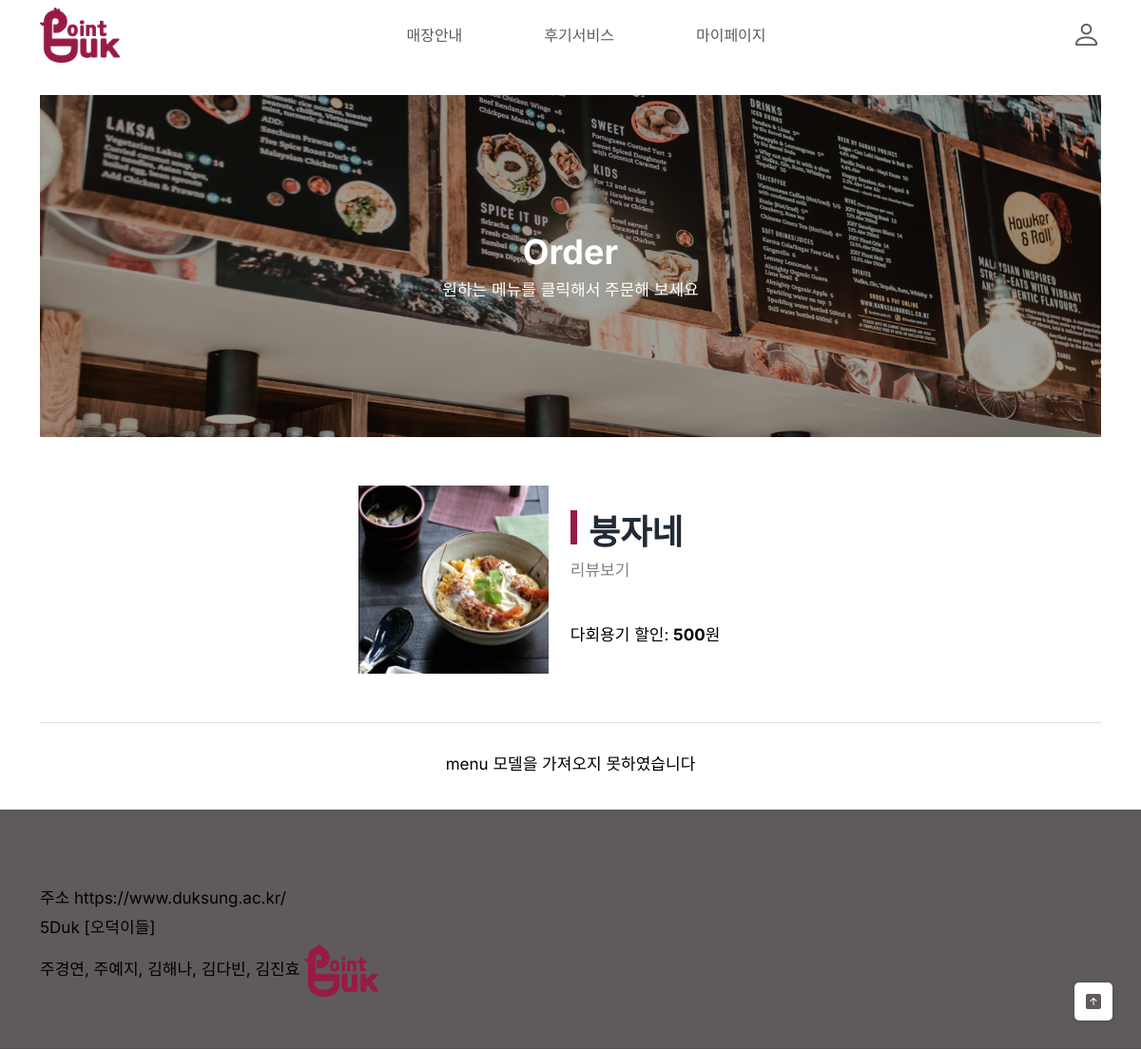
Page /store_menu/4/ on the earlier database version.
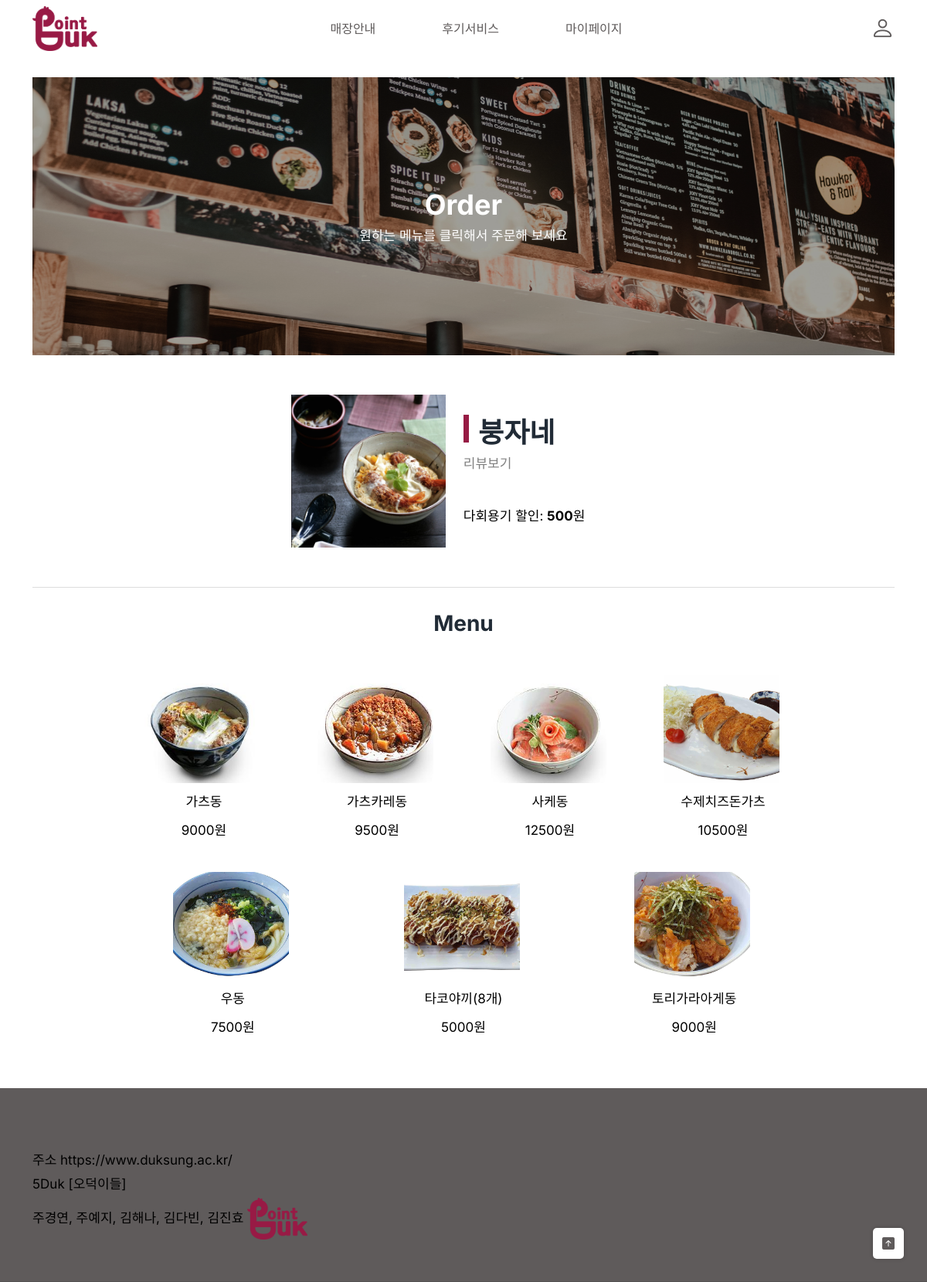
Same page on the later database version.
### dp/models.py (models this page shows, shortened)
class Store(models.Model):  # 가게 정보
    name = models.CharField(max_length=200)  # 가게 이름
    location = models.CharField(max_length=400)  # 위치
    phone = models.CharField(max_length=30, blank=True, null=True)  # 전화번호
    is_cafe = models.BooleanField()  # True -> 카페, False -> 레스토랑
    image = models.ImageField(upload_to='dp/store_images/%Y/%m/%d', blank=True, null=True)  # 가게 이미지, pip install pillow 필수
    discount = models.PositiveIntegerField(default=0)  # 할인 정보
    latitude = models.FloatField(default=0.0)
    longitude = models.FloatField(default=0.0)

class Menu(models.Model):  # 가게의 메뉴 정보
    store = models.ForeignKey('Store', on_delete=models.CASCADE)  # 가게가 삭제되면 메뉴들도 함께 삭제
    name = models.CharField(max_length=200)  # 메뉴 이름
    image = models.ImageField(upload_to='dp/menu_images/%Y/%m/%d', blank=True, null=True)  # 메뉴 이미지, pip install pillow 필수
    price = models.PositiveIntegerField(default=0)  # 메뉴 가격

### dp/views.py (the view)
# urls.py: path('store_menu/<int:pk>/', views.StoreMenu.as_view(), name='store_menu'),
class StoreMenu(View):
    def get(self, request, pk):
        store = get_object_or_404(Store, pk=pk)
        menus = store.menu_set.all()
        context = {
            'store': store,
            'menus': menus,
        }
        return render(
            request,
            'dp/store_menu.html',
            context
        )

### dp/templates/dp/store_menu.html (shortened to what this page needs)
{% extends 'dp/base.html' %}
{% load static %}
{% block main-area %}
<body>
    <div class="hero">
        <div class="hero-text" style="text-align:center">
        <h2 style="color: #FFFFFF;">Order</h2>
            <p style="color: #FFFFFF;">원하는 메뉴를 클릭해서 주문해 보세요</p>
        </div>
    </div>
    <div class="store-info">
        {% if store %}
            <img class="store-img" src="{{ store.image.url }}" alt="{{ menu.name }} Image" width="200" height="200">
            <div class="store-details">
                <h2 class="store-name">
                    <span class="highlight-rectangle"></span>
                    {{ store.name }}
                </h2>
                <p class="store-review"> 리뷰보기</p>
                <br>
                {% if store.is_cafe %}
                <p class="store-discount">텀블러 할인: <b>{{ store.discount }}</b>원</p>
                {% else %}
                <p class="store-discount">다회용기 할인: <b>{{ store.discount }}</b>원</p>
                {% endif%}
            </div>
        {% else %}
            <p> store 모델을 가져오지 못하였습니다 </p>
        {% endif %}
    </div>
    <div class="separator"></div>
    <div class="menus">
        {% if menus %}
        <h3>Menu</h3>
        <br>
            <ul class="menu-list">
                {% for menu in menus %}
                <li class="menu-item" onmouseover="highlightMenuItem(this)" onmouseout="unhighlightMenuItem(this)">
                    <img src="{{ menu.image.url }}" alt="{{ menu.name }} Image" width=150 height="150">
                        <p>{{ menu.name }}</p>
                        <p>{{ menu.price }}원</p>
                </li>
                {% endfor %}
            </ul>
        {% else %}
        <p> menu 모델을 가져오지 못하였습니다 </p>
        {% endif %}
    </div>
</body>
{% endblock %}

### dp/templates/dp/base.html (shortened to what this page needs)
<!DOCTYPE html>
{% load static %}
<html lang="en">
  <head>
    <link rel="stylesheet" href="https://cdn.jsdelivr.net/npm/bootstrap-icons@1.7.1/font/bootstrap-icons.css">
    <link rel="stylesheet" href="{% static 'assets/css/bootstrap.min.css' %}" />
    <link rel="stylesheet" href="{% static  'assets/css/animate.css' %}" />
    <link rel="stylesheet" href="{% static 'assets/css/ud-styles.css' %}" />
  </head>
  <body>
   <header class="ud-header">
  <div class="container">
    <div class="row">
      <div class="col-lg-12">
        <nav class="navbar navbar-expand-lg">
          <div style="max-width: 94px; display: flex; align-items: center;">
            <a href="{% url 'main' %}" style="display: block;">
                <img src="{% static 'assets/images/logo/logo.png' %}" alt="Logo" style="width: 100%; height: auto; max-width: 100%;" />
            </a>
          </div>
          <div class="navbar-collapse">
            <ul id="nav" class="navbar-nav mx-auto">
              <li class="nav-item">
                <a class="ud-menu-scroll" href="{% url 'store' %}">매장안내</a>
              </li>
              <li class="nav-item">
                <a class="ud-menu-scroll" href="{% url 'review1' %}">후기서비스</a>
              </li>
              <li class="nav-item">
                <a class="ud-menu-scroll" href="{% url 'mypage' %}">마이페이지</a>
              </li>
            </ul>
          </div>
          <div class="dropdown">
            <a class="bi bi-person fa-2x" style="font-size: 31px;" href="login.html"></a>
          </div>
        </nav>
      </div>
    </div>
  </div>
</header>
    <section class="ud-hero ud-hero-no-top" id="home">
      <div class="container">
        {% block main-area %}
        {% endblock %}
        <div class="row">
          <div class="col-lg-12">
          </div>
        </div>
      </div>
    </section>
    <footer class="ud-footer wow fadeInUp" data-wow-delay=".15s">
      <div class="ud-footer-widgets">
        <div class="container">
          <div class="row">
            <p>주소 https://www.duksung.ac.kr/ </p>
            <p>5Duk [오덕이들]</p>
            <p>주경연, 주예지, 김해나, 김다빈, 김진효
            <img src="{% static 'assets/images/logo/logo.png' %}" alt="logo" /></p>
            <div class="col-xl-3 col-lg-4 col-md-6">
            </div>
            </div>
          </div>
        </div>
    </footer>
    <a href="javascript:void(0)" class="back-to-top">
      <i class="bi bi-arrow-up-square-fill"> </i>
    </a>
  </body>
  </html>

### dp/static/assets/css/ud-styles.css (style rules this page uses)
:root { --font: "Inter", sans-serif; --body-color: #637381; --heading-color: #212b36; --primary-color: #ffffff; --white: #ffffff; }
body { font-family: var(--font); font-weight: normal; font-style: normal; color: var(--body-color); overflow-x: hidden; }
* { margin: 0; padding: 0; -webkit-box-sizing: border-box; box-sizing: border-box; }
img { max-width: 7%; }
a, button, input, textarea { -webkit-transition: all 0.3s ease-out 0s; transition: all 0.3s ease-out 0s; }
a, a:focus, input:focus, textarea:focus, button:focus, .navbar-toggler:focus { text-decoration: none; outline: none; -webkit-box-shadow: none; box-shadow: none; }
i, span, a { display: inline-block; }
audio, canvas, iframe, img, svg, video { vertical-align: middle; }
h1, h2, h3, h4, h5, h6 { font-weight: 700; color: var(--heading-color); margin: 0px; }
h2 { font-size: 36px; }
h3 { font-size: 28px; }
ul, ol { margin: 0px; padding: 0px; list-style-type: none; }
p { font-size: 17px; font-weight: 400; line-height: 26px; color: #FFFFFF; margin: 0px; }
.back-to-top { width: 40px; height: 40px; line-height: 40px; background: #ffffff; -webkit-box-shadow: 0px 0px 5px rgba(0, 0, 0, 0.2); box-shadow: 0px 0px 5px rgba(0, 0, 0, 0.2); text-align: center; -webkit-box-pack: center; -ms-flex-pack: center; justify-content: center; -webkit-box-align: center; -ms-flex-align: center; align-items: center; border-radius: 5px; position: fixed; right: 30px; bottom: 30px; z-index: 99; color: #5F5B5B; }
.ud-header { position: absolute; top: 0; left: 0; width: 100%; z-index: 99; -webkit-transition: all 0.3s ease-out 0s; transition: all 0.3s ease-out 0s; }
.navbar { padding: 0px 0; border-radius: 5px; position: relative; -webkit-transition: all 0.3s ease-out 0s; transition: all 0.3s ease-out 0s; }
.navbar-nav .nav-item { position: relative; padding: 0px 20px; }
.navbar-nav .nav-item > a { font-size: 16px; font-weight: 400; color: #5F5B5B; -webkit-transition: all 0.3s ease-out 0s; transition: all 0.3s ease-out 0s; padding: 25px 8px; position: relative; }
.ud-hero { background: var(--primary-color); padding-top: 100px; }
.ud-hero-no-top { padding-top: 180px; }
.ud-footer { background: #5F5B5B; padding-top: 80px; position: relative; z-index: 1; overflow: hidden; box-shadow: inset 0 -1px 0 0 rgba(0, 0, 0, 0.1); }

### dp/templates/dp/base.html (style rules this page uses)
.navbar-nav .nav-item { margin-right: 30px; }
.ud-hero { background: var(--primary-color); padding-top: 100px; }

Differences in the rows shown:
added Menu: image (picture), name "가츠동", price "9000"
added Menu: image (picture), name "가츠카레동", price "9500"
added Menu: image (picture), name "사케동", price "12500"
added Menu: image (picture), name "수제치즈돈가츠", price "10500"
added Menu: image (picture), name "우동", price "7500"
added Menu: image (picture), name "타코야끼(8개)", price "5000"
added Menu: image (picture), name "토리가라아게동", price "9000"
Other differences:
text no longer shown: "menu 모델을 가져오지 못하였습니다"
text now shown: "Menu"
